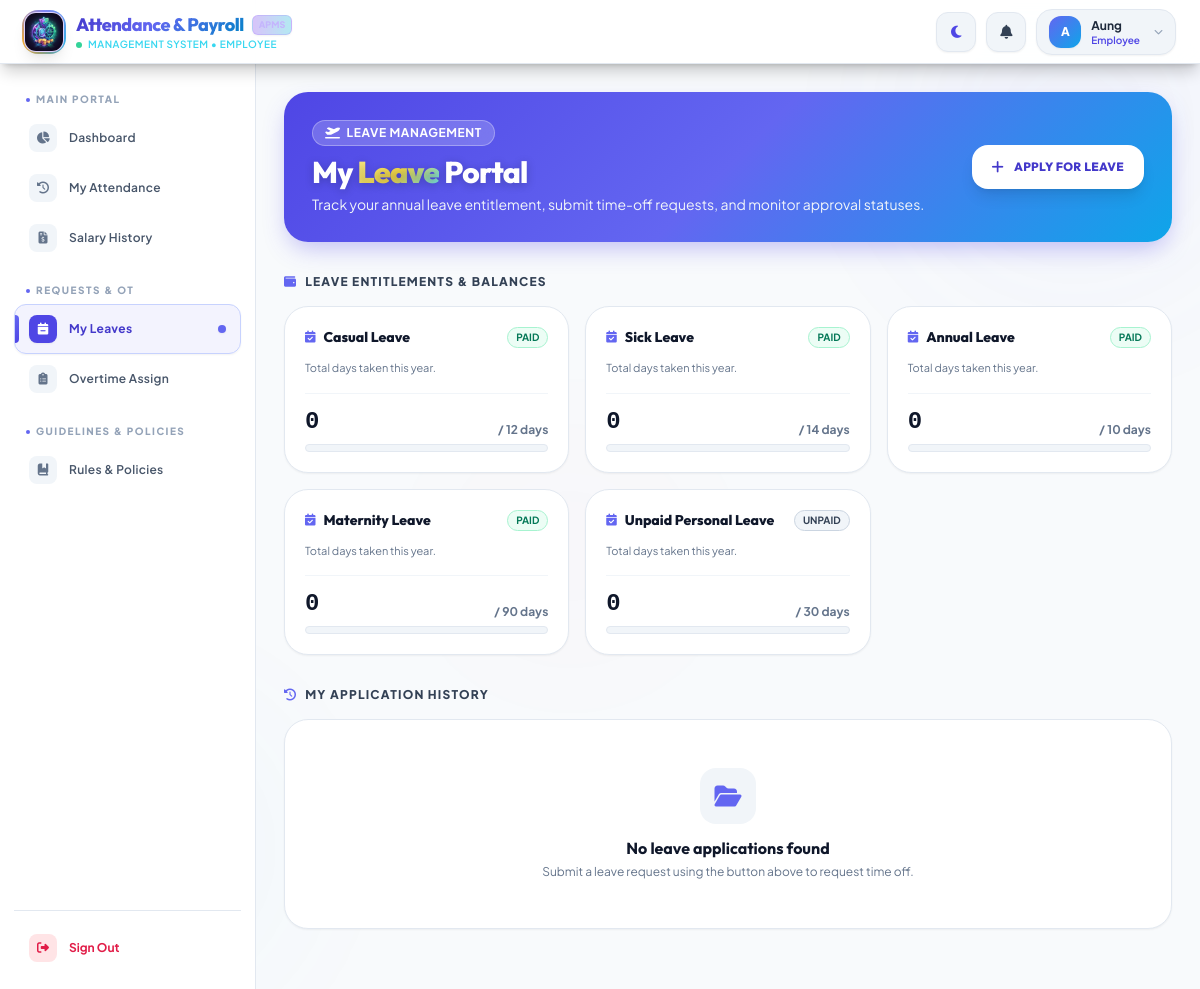
/employee/leaves (signed in), run on the app's committed database.
### tables this page shows
CREATE TABLE `leavetypes` (
  `LeaveTypeID` int NOT NULL AUTO_INCREMENT,
  `LeaveType` varchar(100) NOT NULL,
  `DaysAllowed` int NOT NULL DEFAULT '0',
  `IsPaid` tinyint(1) NOT NULL DEFAULT '1',
  `DeductionRate` decimal(10,2) NOT NULL DEFAULT '0.00',
  `DurationMonths` int NOT NULL DEFAULT '0',
  PRIMARY KEY (`LeaveTypeID`),
  UNIQUE KEY `uq_leavetype_name` (`LeaveType`)
);

### controllers/EmployeeController.php (called while the page is built, shortened)
<?php
class EmployeeController extends Controller {
    public function leaves() {
        $emp_id = $_SESSION['employee_id'];
        $leaveRequestModel = $this->model('LeaveRequest');
        $leaveTypeModel = $this->model('LeaveType');
        $leaveRequests = $leaveRequestModel->getByEmployee($emp_id);
        $leaveTypes = $leaveTypeModel->getAll();
        $employee = $this->model('Employee')->getEmployeeById($emp_id);
        $joinDate = new DateTime($employee['JoinDate']);
        $currentDate = new DateTime();
        $diff = $currentDate->diff($joinDate);
        $workedMonths = ($diff->y * 12) + $diff->m;
        $leaveBalances = [];
        foreach ($leaveTypes as $type) {
            $used = $leaveRequestModel->getUsedDays($emp_id, $type['LeaveTypeID']);
            $is_eligible = $workedMonths >= $type['DurationMonths'];
            $ineligible_reason = '';
            $leaveBalances[] = [
                'LeaveTypeID' => $type['LeaveTypeID'],
                'LeaveType' => $type['LeaveType'],
                'DaysAllowed' => $type['DaysAllowed'],
                'is_paid' => $type['IsPaid'],
                'used' => $used,
                'is_eligible' => $is_eligible,
                'ineligible_reason' => $ineligible_reason
            ];
        }
        $this->view('layouts/main', [
            'title' => 'My Leaves',
            'content' => 'employee/leaves',
            'leaveRequests' => $leaveRequests,
            'leaveTypes' => $leaveTypes,
            'leaveBalances' => $leaveBalances,
            'hasClockedInToday' => false
        ]);
    }
}

### core/Router.php (called while the page is built, shortened)
<?php
class Router {
    protected $currentMethod = 'index';
    public function __construct() {
        $url = $this->getUrl();
        if(isset($url[0]) && file_exists(__DIR__ . '/../controllers/' . ucwords($url[0]). 'Controller.php')){
            unset($url[0]);
        }
        $this->currentController = new $this->currentController;
        if(isset($url[1])){
            if(method_exists($this->currentController, $url[1])){
                $this->currentMethod = $url[1];
                unset($url[1]);
            }
        }
        $this->params = $url ? array_values($url) : [];
        call_user_func_array([$this->currentController, $this->currentMethod], $this->params);
    }
    public function getUrl(){
        if(isset($_GET['url'])){
            $url = rtrim($_GET['url'], '/');
            $url = filter_var($url, FILTER_SANITIZE_URL);
            $url = explode('/', $url);
            return $url;
        }
        return [];
    }
}

### index.php (called while the page is built, shortened)
<?php
require_once __DIR__ . '/config/database.php';
require_once __DIR__ . '/core/Controller.php';
require_once __DIR__ . '/core/Router.php';
$router = new Router();

### models/LeaveType.php (called while the page is built, shortened)
<?php
require_once __DIR__ . '/../config/database.php';
class LeaveType {
    private $conn;
    private $table = 'LeaveTypes';
    public function __construct() {
        $database = new Database();
        $this->conn = $database->getConnection();
    }
    public function getAll() {
        $query = "SELECT * FROM " . $this->table;
        $stmt = $this->conn->prepare($query);
        $stmt->execute();
        return $stmt->fetchAll(PDO::FETCH_ASSOC);
    }
}

### config/database.php (called while the page is built, shortened)
<?php
class Database {
    private $host = "localhost";
    private $db_name = "payrolldb";
    private $username = "root";
    private $password = "";
    public function getConnection() {
        $this->conn = null;
        try {
            $this->conn = new PDO("mysql:host=" . $this->host . ";dbname=" . $this->db_name, $this->username, $this->password);
            $this->conn->exec("set names utf8");
            $this->conn->setAttribute(PDO::ATTR_ERRMODE, PDO::ERRMODE_EXCEPTION);
            $this->conn->setAttribute(PDO::ATTR_DEFAULT_FETCH_MODE, PDO::FETCH_ASSOC);
        } catch(PDOException $exception) {
            echo "Database Connection Error: " . $exception->getMessage();
        }
        return $this->conn;
    }
}

### views/employee/leaves.php (the view, shortened to what this page needs)
<div class="relative overflow-hidden rounded-3xl bg-gradient-to-r from-indigo-600 via-violet-600 to-cyan-600 p-6 lg:p-7 mb-8 shadow-xl" data-aos="fade-down">
    <div class="relative z-10 flex flex-col sm:flex-row items-start sm:items-center justify-between gap-4">
        <div>
            <div class="flex items-center gap-2 mb-2">
                <span class="inline-flex items-center gap-1.5 px-3 py-1 rounded-full bg-white/20 border border-white/30 text-white text-xs font-bold uppercase tracking-wider backdrop-blur-md">
                    <i class="fa-solid fa-plane-departure"></i>
                    <span>Leave Management</span>
                </span>
            </div>
            <h1 class="text-2xl sm:text-3xl font-extrabold text-white tracking-tight font-outfit">
                My <span class="gradient-text">Leave</span> Portal
            </h1>
            <p class="text-indigo-100 text-xs sm:text-sm mt-1">Track your annual leave entitlement, submit time-off requests, and monitor approval statuses.</p>
        </div>
        <button onclick="document.getElementById('applyModal').classList.remove('hidden')"
                class="px-5 py-3 rounded-2xl bg-white text-indigo-700 hover:bg-slate-50 font-extrabold text-xs tracking-wide shadow-lg hover:scale-105 active:scale-95 transition-all flex items-center gap-2.5 font-outfit">
            <i class="fa-solid fa-plus text-sm"></i>
            <span>APPLY FOR LEAVE</span>
        </button>
    </div>
</div>
<div class="mb-8">
    <div class="flex items-center justify-between mb-4">
        <h3 class="text-xs uppercase font-extrabold tracking-widest text-slate-700 dark:text-slate-300 flex items-center gap-2">
            <i class="fa-solid fa-wallet text-indigo-500"></i>
            <span>Leave Entitlements & Balances</span>
        </h3>
    </div>
    <div class="grid grid-cols-1 sm:grid-cols-2 lg:grid-cols-3 xl:grid-cols-4 gap-4">
        <?php foreach($data['leaveBalances'] as $lb): ?>
            <?php
            $isUnlimited = $lb['DaysAllowed'] >= 999;
            $used = $lb['used'];
            $limit = $lb['DaysAllowed'];
            ?>
            <div class="bg-white dark:bg-slate-800 rounded-3xl p-5 flex flex-col justify-between hover:-translate-y-1 transition-all duration-300 border border-slate-200 dark:border-slate-700 shadow-sm <?= !$lb['is_eligible'] ? 'opacity-60' : '' ?>">
                <div>
                    <div class="flex justify-between items-start mb-3">
                        <h4 class="text-sm font-extrabold text-slate-900 dark:text-white flex items-center gap-2 font-outfit">
                            <i class="fa-solid fa-calendar-check text-indigo-500 text-xs"></i>
                            <span><?= htmlspecialchars($lb['LeaveType']) ?></span>
                        </h4>
                        <?php if($lb['is_paid']): ?>
                            <span class="px-2 py-0.5 text-[10px] uppercase font-bold bg-emerald-50 text-emerald-700 border border-emerald-200 dark:bg-emerald-950/50 dark:text-emerald-300 dark:border-emerald-800 rounded-full">Paid</span>
                        <?php else: ?>
                            <span class="px-2 py-0.5 text-[10px] uppercase font-bold bg-slate-100 text-slate-700 border border-slate-300 dark:bg-slate-700 dark:text-slate-300 dark:border-slate-600 rounded-full">Unpaid</span>
                        <?php endif; ?>
                    </div>
                    <?php if(!$lb['is_eligible']): ?>
                        <p class="text-[11px] text-rose-500 font-medium mb-4 flex items-center gap-1.5">
                            <i class="fa-solid fa-lock text-[10px]"></i>
                            <span><?= htmlspecialchars($lb['ineligible_reason']) ?></span>
                        </p>
                    <?php else: ?>
                        <p class="text-[11px] text-slate-500 dark:text-slate-400 mb-4">Total days taken this year.</p>
                    <?php endif; ?>
                </div>
                <?php if($lb['is_eligible']): ?>
                <div class="pt-3 border-t border-slate-100 dark:border-slate-700">
                    <div class="flex justify-between items-end mb-1.5">
                        <span class="text-2xl font-black text-slate-900 dark:text-white font-mono"><?= $used ?></span>
                        <span class="text-xs text-slate-500 dark:text-slate-400 font-bold">/ <?= $isUnlimited ? '∞' : $limit ?> days</span>
                    </div>
                    <div class="w-full h-2 bg-slate-100 dark:bg-slate-700 rounded-full overflow-hidden border border-slate-200 dark:border-slate-600">
                    </div>
                </div>
                <?php endif; ?>
            </div>
        <?php endforeach; ?>
    </div>
</div>
<div class="mb-8">
    <div class="flex items-center justify-between mb-4">
        <h3 class="text-xs uppercase font-extrabold tracking-widest text-slate-700 dark:text-slate-300 flex items-center gap-2">
            <i class="fa-solid fa-clock-rotate-left text-indigo-500"></i>
            <span>My Application History</span>
        </h3>
    </div>
    <div class="grid grid-cols-1 sm:grid-cols-2 lg:grid-cols-3 gap-4">
        <?php if(empty($data['leaveRequests'])): ?>
            <div class="col-span-full p-12 text-center bg-white dark:bg-slate-800 rounded-3xl border border-slate-200 dark:border-slate-700 shadow-sm">
                <div class="w-14 h-14 mx-auto rounded-2xl bg-slate-100 dark:bg-slate-700 flex items-center justify-center mb-3 text-indigo-500">
                    <i class="fa-solid fa-folder-open text-2xl"></i>
                </div>
                <p class="font-bold text-slate-900 dark:text-white text-base font-outfit">No leave applications found</p>
                <p class="text-xs text-slate-500 dark:text-slate-400 mt-1">Submit a leave request using the button above to request time off.</p>
            </div>
        <?php endif; ?>
    </div>
</div>

### views/layouts/main.php (style rules this page uses)
* { box-sizing: border-box; }
body { font-family: 'Plus Jakarta Sans', sans-serif; transition: background-color 0.3s ease, color 0.3s ease; }
.gradient-text { background: linear-gradient(135deg, #4338ca 0%, #6366f1 45%, #0284c7 100%); -webkit-background-clip: text; -webkit-text-fill-color: transparent; background-clip: text; display: inline-block; }
.bg-gradient-to-r.from-indigo-600 { background: linear-gradient(135deg, #4f46e5 0%, #6366f1 50%, #0ea5e9 100%) !important; box-shadow: 0 10px 25px -5px rgba(79, 70, 229, 0.35); }
.bg-gradient-to-r.from-indigo-600 h1, .bg-gradient-to-r.from-indigo-600 h2 { color: #ffffff !important; text-shadow: 0 2px 8px rgba(15, 23, 42, 0.25); }
.bg-gradient-to-r.from-indigo-600 p { color: #f1f5f9 !important; }
.bg-gradient-to-r.from-indigo-600 .gradient-text { background: linear-gradient(135deg, #fef08a 0%, #fde047 50%, #67e8f9 100%) !important; -webkit-background-clip: text !important; -webkit-text-fill-color: transparent !important; background-clip: text !important; font-weight: 900; }

### data on the page
leavetypes: LeaveType "Casual Leave", IsPaid "PAID", used "0", DaysAllowed "12"
leavetypes: LeaveType "Sick Leave", IsPaid "PAID", used "0", DaysAllowed "14"
leavetypes: LeaveType "Annual Leave", IsPaid "PAID", used "0", DaysAllowed "10"
leavetypes: LeaveType "Maternity Leave", IsPaid "PAID", used "0", DaysAllowed "90"
leavetypes: LeaveType "Unpaid Personal Leave", shows "UNPAID", IsPaid "0", DaysAllowed "30"

### other printed values
$_SESSION['role'] "EMPLOYEE"
substr($_SESSION['Email'] ?? ($_SESSION['first_name'] ?? 'U'), 0, 1) "A"
$_SESSION['first_name'] "Aung"
$_SESSION['role'] "Employee"
$section['label'] "MAIN PORTAL"
$item['label'] "Dashboard"
$item['label'] "My Attendance"
$item['label'] "Salary History"
$section['label'] "REQUESTS & OT"
$item['label'] "My Leaves"
$item['label'] "Overtime Assign"
$section['label'] "GUIDELINES & POLICIES"
$item['label'] "Rules & Policies"
